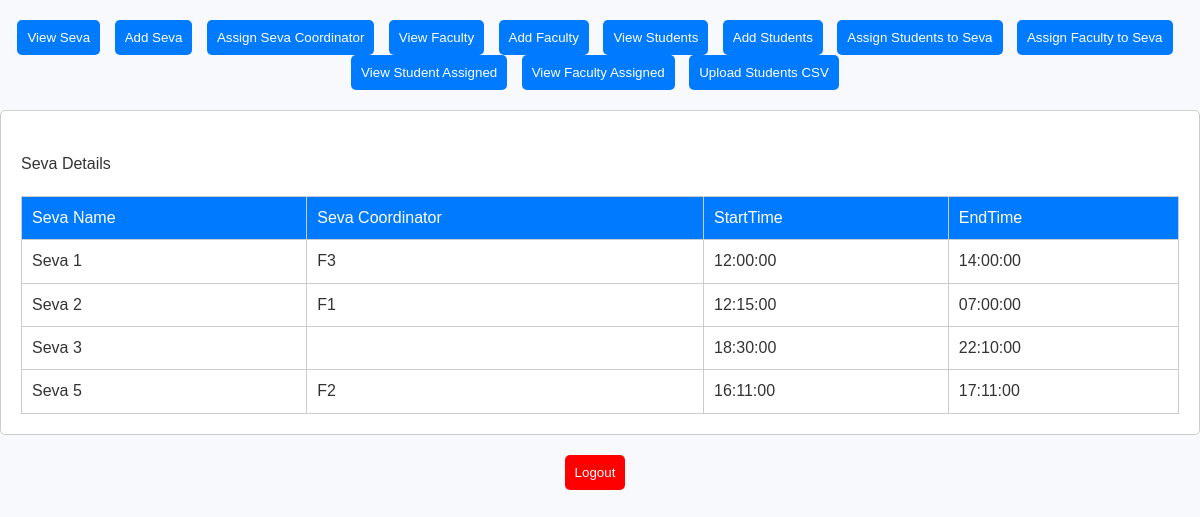
/main_coordinator.php (signed in), run on the app's committed database.
### tables this page shows
CREATE TABLE `seva_details` (
  `Seva Id` int(11) NOT NULL,
  `Seva Name` varchar(255) NOT NULL,
  `Seva Coordinator` varchar(255) NOT NULL,
  `EID` int(11) DEFAULT NULL,
  `StartTime` time DEFAULT NULL,
  `EndTime` time DEFAULT NULL
);

### main_coordinator.php (the view, shortened to what this page needs)
<?php
$DATABASE_HOST = 'localhost';
$DATABASE_USER = 'root';
$DATABASE_PASS = '';
$DATABASE_NAME = 'newuniversity';
$con = mysqli_connect($DATABASE_HOST, $DATABASE_USER, $DATABASE_PASS, $DATABASE_NAME);
?>
<!DOCTYPE html>
<html>
<head>
    <link rel="stylesheet" type="text/css" href="home.css">
</head>
<body>
    <div class="button-container">
        <button class="tab-button" onclick="openTab('seva')">View Seva</button>
        <button class="tab-button" onclick="openTab('add_seva')">Add Seva</button>
        <button class="tab-button" onclick="openTab('assign_seva_coordinator')">Assign Seva Coordinator</button>
        <button class="tab-button" onclick="openTab('faculty')">View Faculty</button>
        <button class="tab-button" onclick="openTab('add_faculty')">Add Faculty</button>
        <button class="tab-button" onclick="openTab('student')">View Students</button>
        <button class="tab-button" onclick="openTab('add_student')">Add Students</button>
        <button class="tab-button" onclick="openTab('assign')">Assign Students to Seva</button>
        <button class="tab-button" onclick="openTab('assign_faculty')">Assign Faculty to Seva</button>
        <button class="tab-button" onclick="openTab('view_assigned_seva')">View Student Assigned</button>
        <button class="tab-button" onclick="openTab('view_assigned_seva_faculty')">View Faculty Assigned</button>
        <button class="tab-button" onclick="window.location.href='upload.html'">Upload Students CSV</button>
    </div>
    <div id="seva" class="tab" style="display: block;">
        <br>
        <h3>Seva Details</h3>
        <table>
            <tr>
                <th>Seva Name</th>
                <th>Seva Coordinator</th>
                <th>StartTime</th>
                <th>EndTime</th>
            </tr>
            <?php
            $sql = "SELECT `Seva Id`, `Seva Name`, `Seva Coordinator`, `StartTime`, `EndTime`
            FROM seva_details";
            $result = mysqli_query($con, $sql);
            while ($row = mysqli_fetch_assoc($result)) {
                echo "<tr>";
                echo "<td>" . $row['Seva Name'] . "</td>";
                echo "<td>" . $row['Seva Coordinator'] . "</td>";
                echo "<td>" . $row['StartTime'] . "</td>";
                echo "<td>" . $row['EndTime'] . "</td>";
                echo "</tr>";
            }
            ?>
        </table>
    </div>
    <div class="button-container">
        <form action="logout.php" method="post">
            <button type="submit" name="logout" class="tab-button" style="background-color: #FF0000;">Logout</button>
        </form>
    </div>
</body>

### home.css (style rules this page uses)
html, body, div, span, applet, object, iframe, h1, h2, h3, h4, h5, h6, p, blockquote, pre, a, abbr, acronym, address, big, cite, code, del, dfn, em, img, ins, kbd, q, s, samp, small, strike, strong, sub, sup, tt, var, b, u, i, center, dl, dt, dd, ol, ul, li, fieldset, form, label, legend, table, caption, tbody, tfoot, thead, tr, th, td, article, aside, canvas, details, embed, figure, figcaption, footer, header, hgroup, menu, nav, output, ruby, section, summary, time, mark, audio, video { margin: 0; padding: 0; border: 0; font-size: 100%; font: inherit; vertical-align: baseline; }
body { line-height: 1.4; font-family: 'Arial', sans-serif; background-color: #f7f9fc; color: #333; }
.button-container { text-align: center; margin-top: 20px; }
.tab-button { padding: 10px 20px; cursor: pointer; background-color: #007BFF; color: #ffffff; border: none; border-radius: 5px; margin-right: 10px; display: inline-block; text-align: center; }
.tab { display: none; padding: 20px; background-color: #ffffff; border: 1px solid #ccc; border-radius: 5px; margin-top: 20px; }
table { width: 100%; border-collapse: collapse; margin-top: 20px; }
table, th, td { border: 1px solid #ccc; }
th, td { padding: 10px; text-align: left; }
th { background-color: #007BFF; color: #ffffff; }

### main_coordinator.php (style rules this page uses)
.tab { display: none; }
.tab-button { padding: 10px; cursor: pointer; }
table { border: 1px solid; border-collapse: collapse; }

### data on the page
seva_details: Seva Name "Seva 1", Seva Coordinator "F3", StartTime "12:00:00", EndTime "14:00:00"
seva_details: Seva Name "Seva 2", Seva Coordinator "F1", StartTime "12:15:00", EndTime "07:00:00"
seva_details: Seva Name "Seva 3", StartTime "18:30:00", EndTime "22:10:00"
seva_details: Seva Name "Seva 5", Seva Coordinator "F2", StartTime "16:11:00", EndTime "17:11:00"
